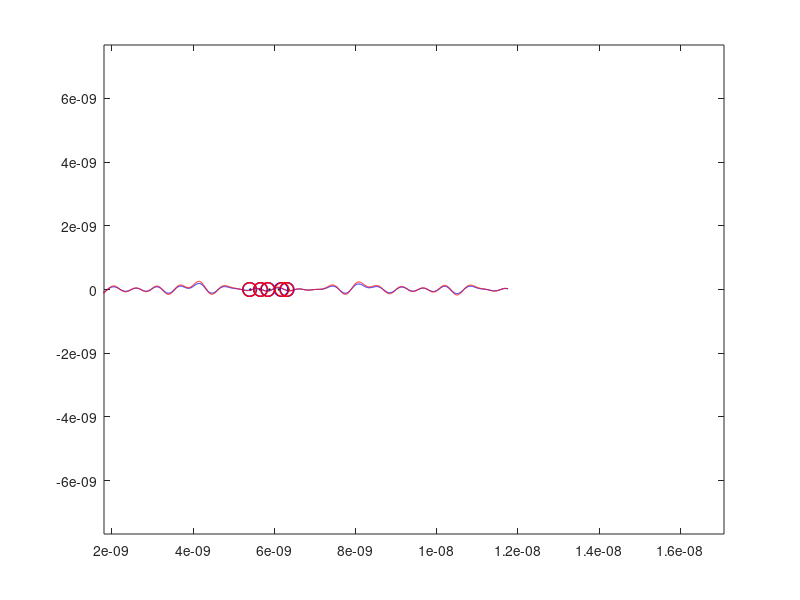

The MATLAB source for this figure: (Note: this script raises an error after producing the figure.)
%% Phonons simulator: Comparison Version

%There are only some minor differences between this code and the one
%horizontal one. So, to keep it simple, we got rid of all the comments in
%this code except for the ones that explain those differences

a=5.43*10^-10*sqrt(3)/4;
Kb=1.38064852*10^(-23);
hbar=1.054571800*10^(-34);
N=50;
P=[1:N];

%Inputs for the first case (Blue)
m1=28*1.660538921*10^(-27);
K1=59.7939;
T1=295;
B1=1/(Kb*T1);

%Inputs for the second case (Red)
m2=m1;
K2=K1;
T2=595;
B2=1/(Kb*T2);

ii=mod(N,2);
if ii == 1
    n=[-N/2+1/2:N/2-1/2];
else
    n=[-N/2:N/2-1];
end

k=(2*pi*n)/(N*a);

w1=2*sqrt(K1/m1)*abs(sin(k*a/2));

E1=hbar.*w1.*(1./(exp(B1*hbar*w1)-1)+1/2);
[o,u]=find(n==0);
E1(u)=Kb*T1;

A1=sqrt(2*E1/K1);

%We now compute all the variables needed for the second case
w2=2*sqrt(K2/m2)*abs(sin(k*a/2));
E2=hbar.*w2.*(1./(exp(B2*hbar*w2)-1)+1/2);
E2(u)=Kb*T2;
A2=sqrt(2*E2/K2);

x=[1:N]*a;
xfine=[1:0.01:N]*a;

if ii == 1
    nfine=[-N/2+1/2:0.01:N/2-1/2];
else
    nfine=[-N/2:0.01:N/2-1];
end
Nfine=length(nfine);


figure;
timestart=1200;
timelapse=1280;

for t = timestart:timelapse
    
    dx1=[];
    dx2=[];
    tt=t*(10^(-14));
    dx1= sum((A1(P)'*ones(1,N)).*cos((w1(P)'*ones(1,N)).*tt-(k(P)'*n).*a),1); %First case's position variation 
    dx2= sum((A2(P)'*ones(1,N)).*cos((w2(P)'*ones(1,N)).*tt-(k(P)'*n).*a),1); %Second case's position variation 
    dxwave1= sum((A1(P)'*ones(1,Nfine)).*cos((w1(P)'*ones(1,Nfine)).*tt-(k(P)'*nfine).*a),1); %First case's position variation in fine grid
    dxwave2= sum((A2(P)'*ones(1,Nfine)).*cos((w2(P)'*ones(1,Nfine)).*tt-(k(P)'*nfine).*a),1); %Second case's position variation in fine grid
    xsol1=x+dx1; %First case's position
    xsol2=x+dx2; %Second case's position
    y=zeros(length(xsol1),1);
    
    if N > 6
        if ii == 1
            e=(N+1)/2;
        else
            e=N/2;
        end
        
        plot(x(e-2:e+2),y(e-2:e+2),'o','Color',[0 0 0],'MarkerSize',1,'LineWidth',1); %Equilibrium position
        hold on
        axis([x(e-3) x(e+3) -0.4*10^(-9) 0.4*10^(-9)]);
        plot(xsol1(e-2:e+2),y(e-2:e+2),'o','Color',[0 0 1],'MarkerSize',10,'LineWidth',1); %First case's atoms
        plot(xsol2(e-2:e+2),y(e-2:e+2),'o','Color',[1 0 0],'MarkerSize',10,'LineWidth',1); %Second case's Atoms
        hold on
        plot(xfine,dxwave1,'b') %First case's wave
        plot(xfine,dxwave2,'r') %Second case's wave
        
    else %case 2
        plot(x,y,'o','Color',[0 0 0],'MarkerSize',1,'LineWidth',2);
        hold on
        axis([0 x(N)+a -0.4*10^(-9) 0.4*10^(-9)]);
        plot(xsol1,y,'o','Color',[0 0 1],'MarkerSize',10,'LineWidth',1);
        plot(xsol2,y,'o','Color',[1 0 0],'MarkerSize',10,'LineWidth',1);
        hold on
        plot(xfine,dxwave1,'b')
        plot(xfine,dxwave2,'r')
    end
    frame= getframe(1);
    im{t} = frame2im(frame);
    hold off
    
end

filename = 'Monoatomic_chain_comparation.gif';

for i = timestart:timelapse
    [Ag,map] = rgb2ind(im{i},256);
    if i == timestart
        imwrite(Ag,map,filename,'gif','LoopCount',Inf,'DelayTime',.1);
    else
        imwrite(Ag,map,filename,'gif','WriteMode','append','DelayTime',.1);
    end
end


